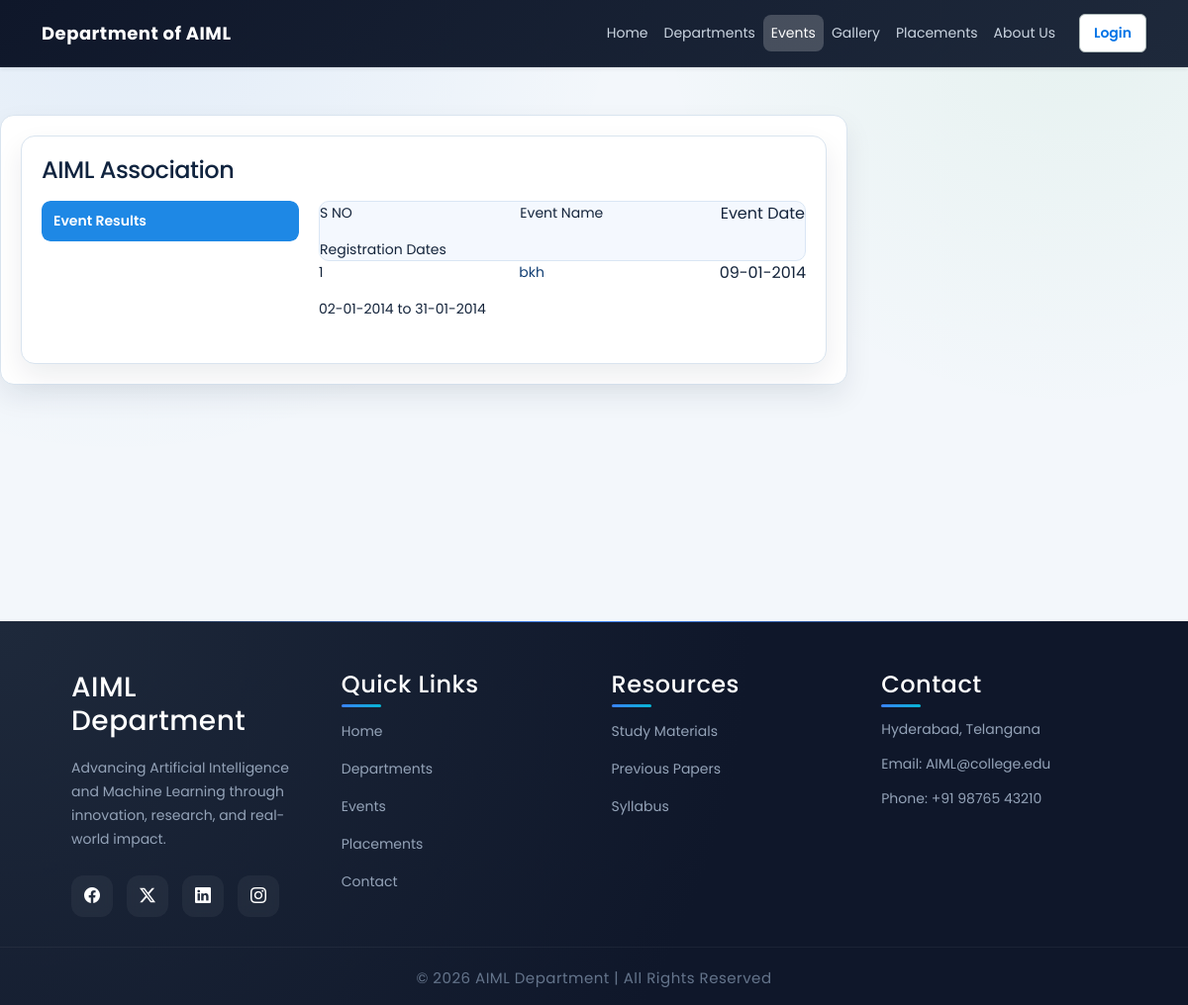
Screenshot of /public/pages/Events/eventresults.php with the database file from the repository.
### tables this page shows
CREATE TABLE IF NOT EXISTS `events` (
  `id` int(11) NOT NULL AUTO_INCREMENT,
  `event_type_id` int(11) NOT NULL,
  `event_name` varchar(500) NOT NULL,
  `event_desc` blob NOT NULL,
  `event_address` varchar(500) NOT NULL,
  `event_date` date NOT NULL,
  `reg_frm_date` date NOT NULL,
  `reg_to_date` date NOT NULL,
  `is_registration` tinyint(4) NOT NULL,
  PRIMARY KEY (`id`)
);

### libraries/mysql.class.php (called while the page is built, shortened)
<?php
class DataBasePDO
{
	private static $hostname	=  DB_SERVER;
	private static $username	=  DB_USER;
	private static $password	=  DB_PASS;
	private static $dbname		=  DB_DATABASE;
	private static $instance 	= FALSE;
	private $db;
	public $fetch_mode 			= PDO::FETCH_ASSOC;
	private $last_statement		= NULL;
	public function __construct($connect = true, $dataBase = null, $server = null,$userName = null, $passWord = null){
			return self::$instance;
	}
	public function connectToDB(){
			$dns='mysql:host='.self::$hostname.';dbname='.self::$dbname;
	    	self::$instance = new PDO($dns, self::$username, self::$password);
	    	self::$instance->setAttribute(PDO::ATTR_ERRMODE, PDO::ERRMODE_EXCEPTION);
	    	self::$instance->setAttribute(PDO::ATTR_DEFAULT_FETCH_MODE, PDO::FETCH_ASSOC);
	    	$this->db = self::$instance;
	}
	public function getOnePrepared($sqlQuery = NULL, $params = array()){
			if (!$this->internalPreparedQuery($sqlQuery, $params)){
				return false;
			}
			$result = $this->last_statement->fetch();
			return $result;
	}
	public function getAllResults($sqlQuery = NULL){
			if (!$this->internalQuery($sqlQuery)){
				return array();
			}
			$result = $this->last_statement->fetchAll();
			return $result;
	}
	public function internalQuery($sqlQuery = NULL){
			try {
				$stmt = $this->db->query($sqlQuery);
				$stmt->setFetchMode($this->fetch_mode);
				$this->last_statement = $stmt;
				return TRUE;
			}
			catch (PDOException $e){
				$this->logDatabaseError($e);
				return false;
			}
	}
	public function internalPreparedQuery($sqlQuery = NULL, $params = array()){
			try {
				$stmt = $this->db->prepare($sqlQuery);
				$stmt->execute($params);
				$stmt->setFetchMode($this->fetch_mode);
				$this->last_statement = $stmt;
				return TRUE;
			}
			catch (PDOException $e){
				$this->logDatabaseError($e);
				return false;
			}
	}
}
?>

### libraries/functions.class.php (called while the page is built, shortened)
<?php
	include_once("mysql.class.php");
	class DataFunctions {
		public $dbObj;
		public function __construct(){
			$this->dbObj = new DataBasePDO();
			$this->ensureModernAuthSchema();
	}
	private function assertSafeIdentifier($identifier){
		$identifier = trim((string)$identifier);
		return $identifier;
	}
	private function ensureModernAuthSchema(){
		$this->ensureColumnDefinition(TB_USERS, 'password', "varchar(255) NOT NULL COMMENT 'user password is stored'");
		$this->ensureColumnDefinition(ADMIN_TABLE, 'password', "varchar(255) NOT NULL COMMENT 'customer password is stored'");
		$this->ensureColumnDefinition(TB_USERS, 'address', "varchar(255) NOT NULL COMMENT 'user address is stored'");
		$this->ensureColumnDefinition(ADMIN_TABLE, 'address', "varchar(255) NOT NULL COMMENT 'customer address is stored'");
	}
	private function ensureColumnDefinition($table, $columnName, $definition){
		$table = $this->assertSafeIdentifier($table);
		$columnName = $this->assertSafeIdentifier($columnName);
		$definition = trim((string)$definition);
		$checkSql = "SELECT COLUMN_TYPE, IS_NULLABLE, COLUMN_DEFAULT
					 FROM information_schema.COLUMNS
					 WHERE TABLE_SCHEMA = DATABASE()
					   AND TABLE_NAME = :table_name
					   AND COLUMN_NAME = :column_name
					 LIMIT 1";
		$result = $this->dbObj->getOnePrepared($checkSql, array(
			':table_name' => $table,
			':column_name' => $columnName
		));
		$currentType = strtolower((string)($result['COLUMN_TYPE'] ?? ''));
		if ($columnName === 'password' && strpos($currentType, 'varchar(255)') !== false) {
			return;
		}
		if ($columnName === 'address' && preg_match('/varchar\((\d+)\)/', $currentType, $matches) && (int)$matches[1] >= 255) {
			return;
		}
		$alterSql = "ALTER TABLE `".$table."` MODIFY `".$columnName."` ".$definition;
		$this->dbObj->executeQuery($alterSql);
	}
	 public function getResultedEvents($table,$eventType){
			$today		= date('Y-m-d');
			$sql		= 'SELECT
								id, event_name, is_registration, event_date, reg_frm_date, reg_to_date
						   FROM
						   		'.$table.'
						   WHERE
						   		event_type_id = '.$eventType.'
							AND
								event_date <= "'.$today.'" ';
			$result		= $this->dbObj->getAllResults($sql);
			return $result;
	 }
}

### public/pages/Events/eventresults.php (the view, shortened to what this page needs)
<?php
    include_once(INCLUDES_PATH . '/header.php');
    require_once(LIB_PATH . '/functions.class.php');
   $fcObj			= new DataFunctions();
   $tbEvents		= TB_EVENTS;
   $curEvents		= $fcObj->getResultedEvents( $tbEvents, anu );
   $noOfCEvents		= sizeof( $curEvents );
?>
 <div class="box1">
        <div class="wrapper">
          <article class="col1">
				<div id="index_cont">
				<div id="content">
					<div class="post">
						<span class="alignCenter">
							<h4>AIML Association </h4>
						</span>
					</div>
					<div id='content_left' class='content_left'>
						<?php
							include_once('leftnav.php');
						?>
					</div>
					<div id='content_right' class='content_right'>
						<div id="currentevents" class="currentevents">
							<div id="eventDetails">
								<div class="eventDetHeader">
									<div class="sno">
										S NO
									</div>
									<div class="eventName">
										Event Name
									</div>
									<div class="eventDate">
										Event Date
									</div>
									<div class="eventRegisDates">
										Registration Dates
									</div>
								</div>
								<?php
									for( $i = 0; $i < $noOfCEvents; $i++){
									?>
										<div class="eventDet">
											<div class="sno">
												<?php echo $i+1; ?>
											</div>
											<div class="eventName">
												<a href="eventresult.php?event=<?php echo $curEvents[$i]['id'];?>"><?php echo $curEvents[$i]['event_name']; ?></a>
											</div>
											<div class="eventDate">
												<?php echo date("d-m-Y", strtotime($curEvents[$i]['event_date'])); ?>
											</div>
											<div class="eventRegisDates">
												<?php echo date("d-m-Y", strtotime($curEvents[$i]['reg_frm_date'])).' to '.date("d-m-Y", strtotime($curEvents[$i]['reg_to_date'])); ?>
											</div>
										</div>
									<?php
									}
								?>
							</div>
						</div>
					</div>
					<br class="clearfix" />
				</div>
					</article>
</div>
</div>
<?php include_once(INCLUDES_PATH . '/footer.php'); ?>

### public/assets/css/newstyle.css (style rules this page uses)
:root { --ui-bg: #eef3f7; --ui-surface: #ffffff; --ui-text: #1f2e45; --ui-muted: #5d6f82; --ui-primary: #0d67d5; --ui-primary-dark: #0a4e9f; --ui-accent: #f59e0b; --ui-border: #d7e3ee; --ui-shadow: 0 16px 36px rgba(19, 46, 79, 0.1); }
body { font-family: 'Poppins', sans-serif; color: var(--ui-text); background: radial-gradient(circle at 100% 0%, rgba(99, 164, 255, 0.14), transparent 34%), radial-gradient(circle at 0% 100%, rgba(13, 103, 213, 0.1), transparent 30%), var(--ui-bg); }
.box1 { width: 100%; }
.wrapper { display: flex; gap: 24px; align-items: flex-start; flex-wrap: wrap; }
.wrapper .col1 { flex: 1 1 0; min-width: 0; }
#index_cont, #content, #content_garrely { background: #ffffff; border: 1px solid #d9e3ec; border-radius: 12px; padding: 20px; }
#content_left, .content_left { width: 260px; float: left; margin-right: 20px; }
#content_right, .content_right { overflow: hidden; min-width: 0; }
.post h4, .alignCenter h4 { margin: 0 0 14px; }
.committeeTitle, .usersDetHeader, .eventDetHeader, .eventDet, .classHeader, .subjHeader { display: flex; gap: 14px; flex-wrap: wrap; align-items: center; }
.eventHead, .eventDes, .eventName, .eventCandName, .eventCandClass, .eventRegisDates, .sno, .achievemnts, .className, .subjName, .subjMaterials, .materailNames { flex: 1 1 180px; min-width: 120px; font-size: 14px; }

### public/assets/css/site-refresh.css (style rules this page uses)
:root { --refresh-bg: #f3f7fb; --refresh-surface: #ffffff; --refresh-text: #14243b; --refresh-muted: #5b6f86; --refresh-primary: #0b63ce; --refresh-primary-2: #174ea6; --refresh-border: #d9e4ef; --refresh-shadow: 0 12px 28px rgba(15, 30, 52, 0.08); }
* { box-sizing: border-box; }
body { background: radial-gradient(circle at 10% -5%, rgba(11, 99, 206, 0.08), transparent 34%), radial-gradient(circle at 90% 0%, rgba(52, 168, 83, 0.07), transparent 28%), var(--refresh-bg); color: var(--refresh-text); }
h1, h2, h3, h4, h5, h6 { color: #10243f; letter-spacing: -0.02em; }
.container .card, #content, #index_cont, #content_garrely, .comteeMem, .eventDetails, .materialDet { background: var(--refresh-surface); border: 1px solid var(--refresh-border); border-radius: 14px; box-shadow: var(--refresh-shadow); }
.eventDetHeader, .committeeTitle, .usersDetHeader, .subjHeader, .eventTitle { background: #f4f8fe; border: 1px solid #dae6f4; border-radius: 10px; }
.eventName a, .subjName a, .eventCandName a { color: #123f74; text-decoration: none; }

### rows the page displays
events: event_name "bkh", event_date "09-01-2014", reg_frm_date "02-01-2014", reg_to_date "31-01-2014"
